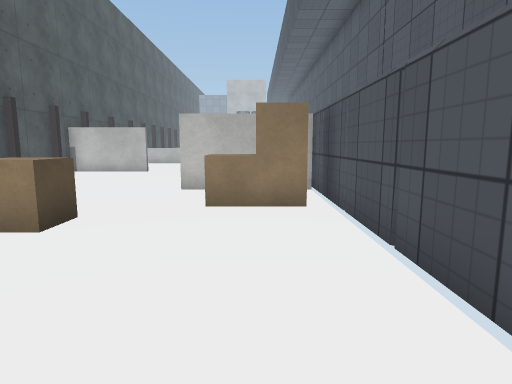
view 1 (above)

16 first-person views from a walk through a scene from a Unity 3-D project. The camera is 1.2 m above the floor, tilts 8° down and sees 75° across. The floor is counted in squares, 1 m on a side. Each view is taken from the middle of a square. On the plan, view 1 faces up. The plan holds only what a view shows up to about 14 squares ahead; the rest is blank. The place goes on beyond the plan. The player character is not drawn. Some animated figures are left out. Door leaves are left out, so doorways stand open. Some surface patterns are stand-ins.

view 2
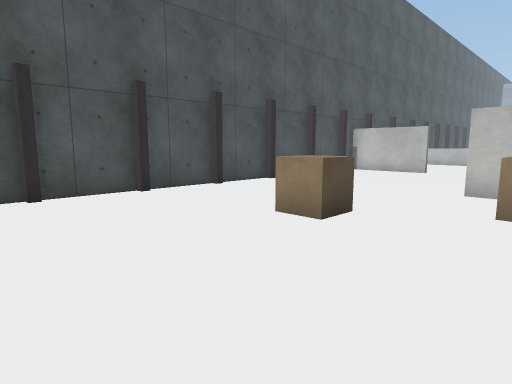

view 3
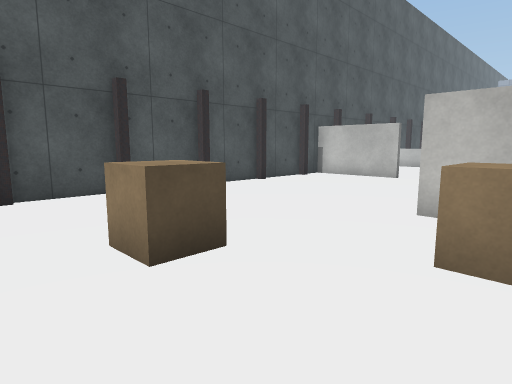

view 4
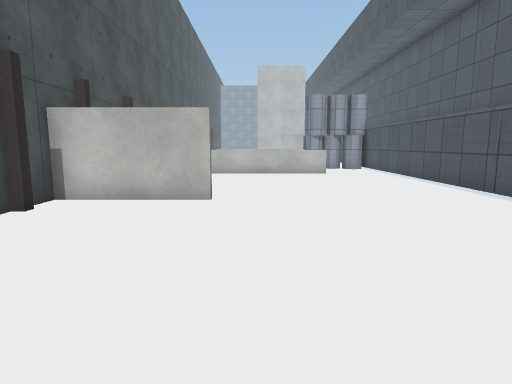

view 5
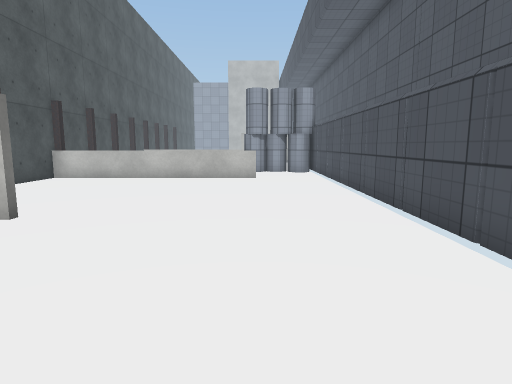

view 6
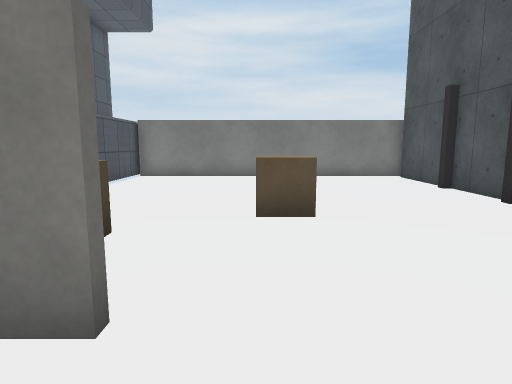

view 7
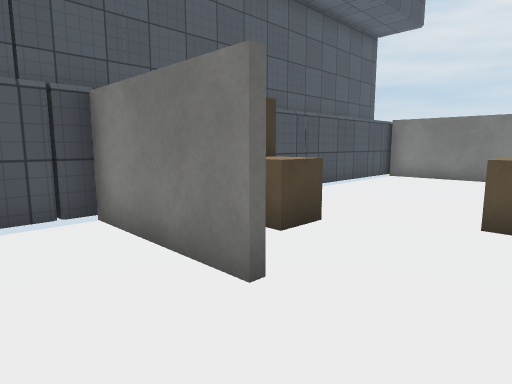

view 8
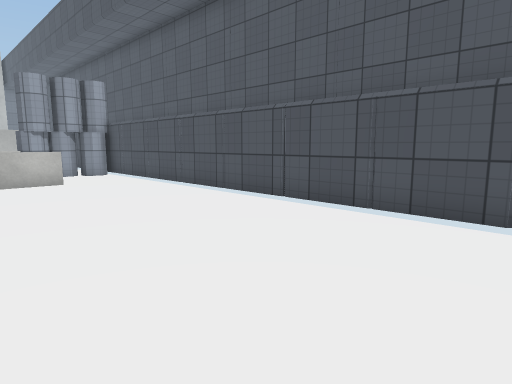

view 9
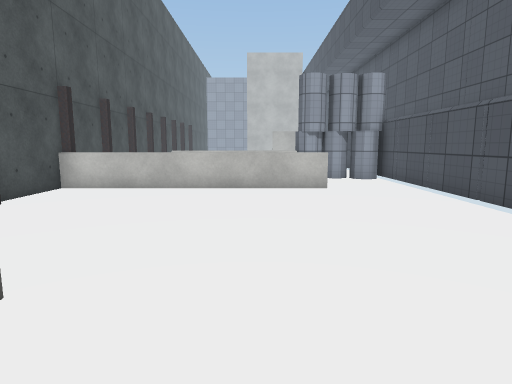

view 10
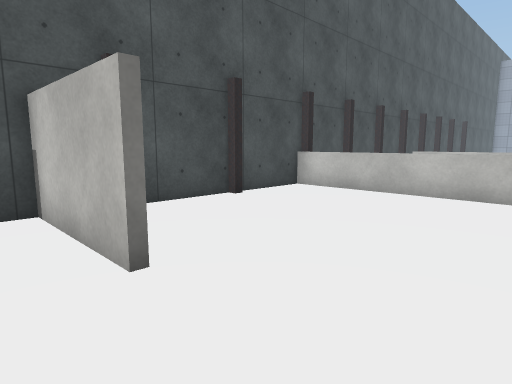

view 11
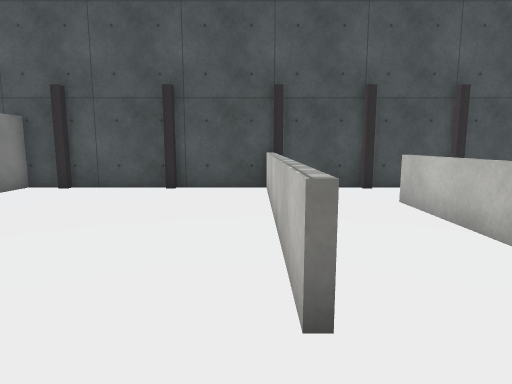

view 12
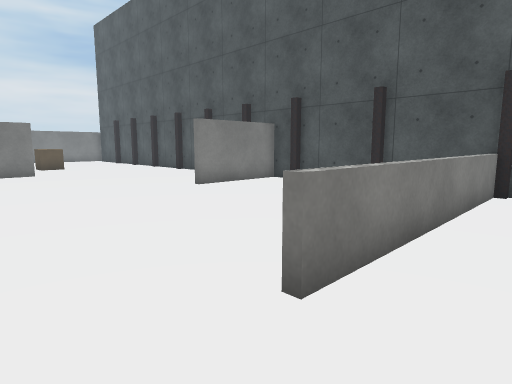

view 13
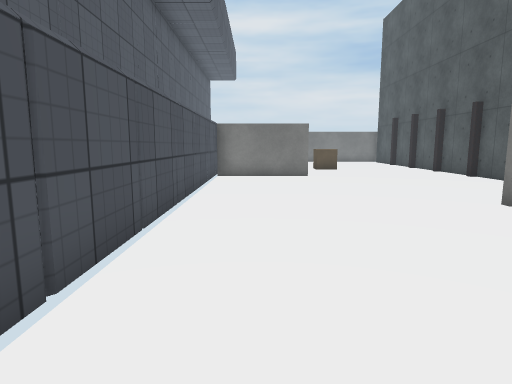

view 14
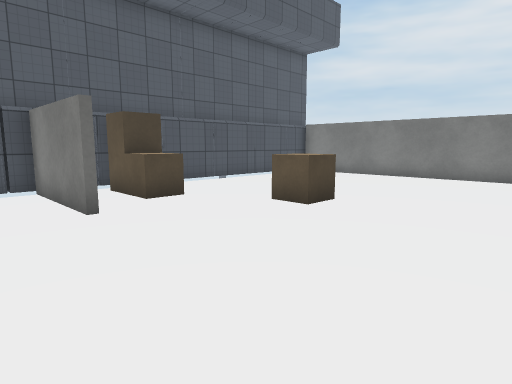

view 15
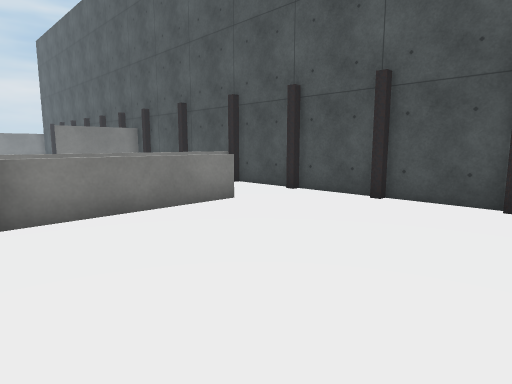

view 16
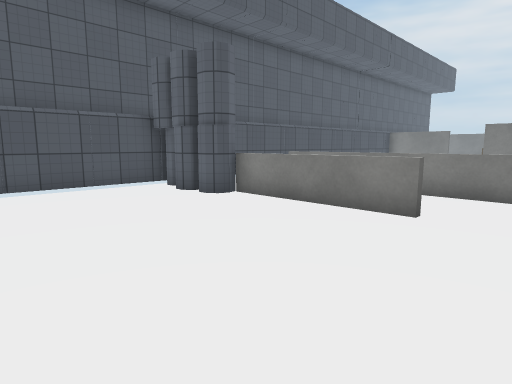

### Floor plan
Points are (right, up) in squares from view 1. A wall is a line through its corners. A room is listed if a view was taken in it or the views show most of it. See-through windows are left out.
Room 1 (views 1, 2, 3, 4, 5, 6, 7, 8, 9, 10, 14)
walls: (-2.1, 9.1) (1.5, 9.1); (1.5, 8.9) (-2.1, 8.9); (-8.5, 9) (-8.5, 6.8); (-4.9, 15.3) (-8.5, 15.3); (-8.5, 11.5) (-8.5, 9.1); (-8.5, 6.5) (-8.5, 4.2); (-8.5, 14) (-8.5, 12); (-8.5, 4) (-8.5, 1.6); (-8.5, 16.4) (-8.5, 15.5) (-5, 15.5); (-8.5, 1.5) (-8.5, -1.6) (1.5, -1.6); (-8.5, 19.5) (-8.5, 16.6); (1.5, -2) (1.5, 21.6); (-8.5, 22.3) (-8.5, 19.6)
low walls: (-0.9, 22.3) (-8.5, 22.3)
ways out: opening at (0.5, 22) to room 2
objects: other object (-4, 5) to (-3, 5); other object (-1, 7); other object (0, 7) to (1, 7)
Room 2 (views 11, 12, 13)
walls: (-1.1, 25) (-1.6, 25.3); (-0.8, 25.1) (-6.1, 25.1); (0.4, 25.3) (-0.1, 25) (-0.5, 25.3); (0.9, 24.7) (0.5, 25); (1.5, 21.6) (1.5, 25.6); (-8.5, 25) (-8.5, 22.5)
low walls: (-8.5, 22.5) (-1, 22.5)
ways out: opening at (0.5, 22) to room 1; opening at (-7.5, 25) to room 3
Room 3 (views 15, 16)
walls: (-1.6, 25.3) (-1.4, 25.9); (-8.5, 30) (-8.5, 27.6); (-0.6, 25.8) (-0.2, 26.1); (-8.5, 27.5) (-8.5, 25.1); (1.5, 25.6) (1.5, 29.8)
low walls: (-6.1, 25.3) (-1.6, 25.3)
ways out: opening at (-7.5, 25) to room 2

Where each view was taken, in squares from view 1:
view 1: 0 up, 0 right, facing up
view 2: 0 up, 0 right, facing up-left
view 3: 3 up, 0 right, facing up-left
view 4: 8 up, 4 left, facing up
view 5: 10 up, 1 left, facing up
view 6: 11 up, 3 left, facing down
view 7: 11 up, 4 left, facing down-right
view 8: 11 up, 4 left, facing up-right
view 9: 13 up, 3 left, facing up
view 10: 14 up, 2 left, facing up-left
view 11: 22 up, 1 right, facing left
view 12: 24 up, 1 right, facing down-left
view 13: 22 up, 0 right, facing down
view 14: 11 up, 8 left, facing down-right
view 15: 31 up, 1 left, facing down-left
view 16: 31 up, 8 left, facing down-right
